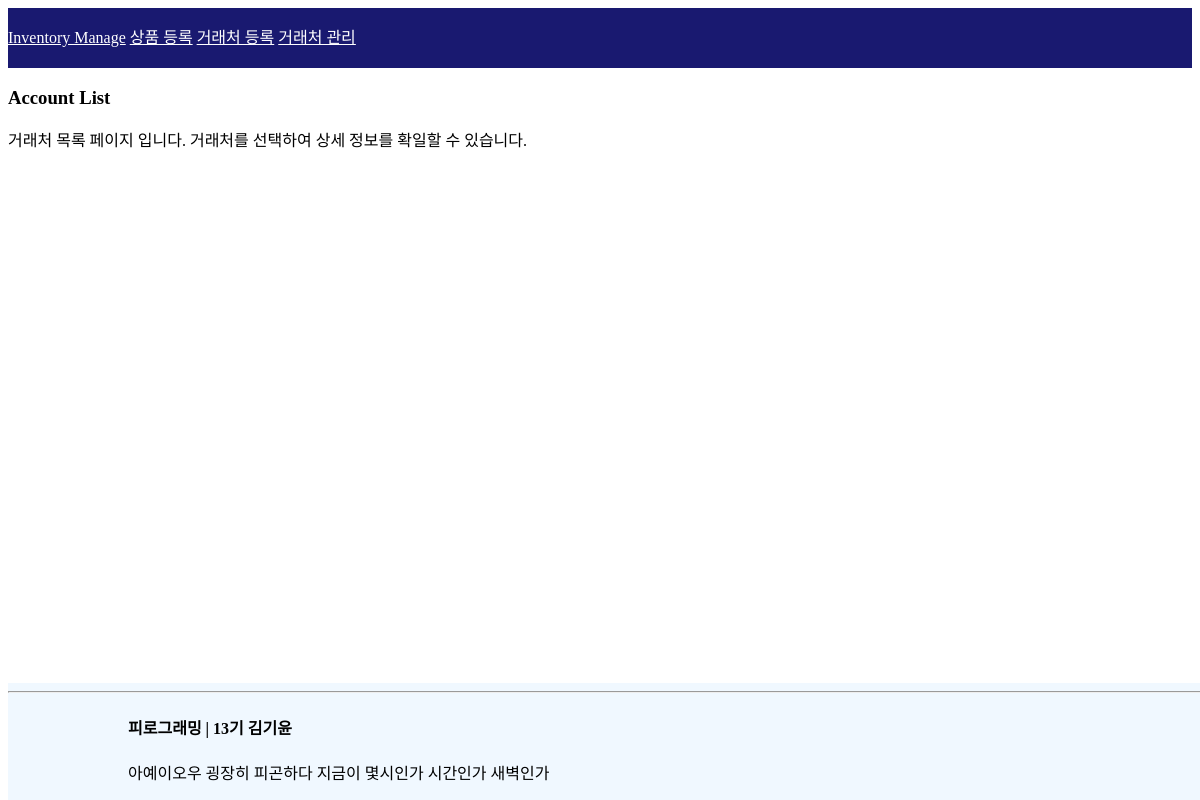
Page /account/list/ on the earlier database version.
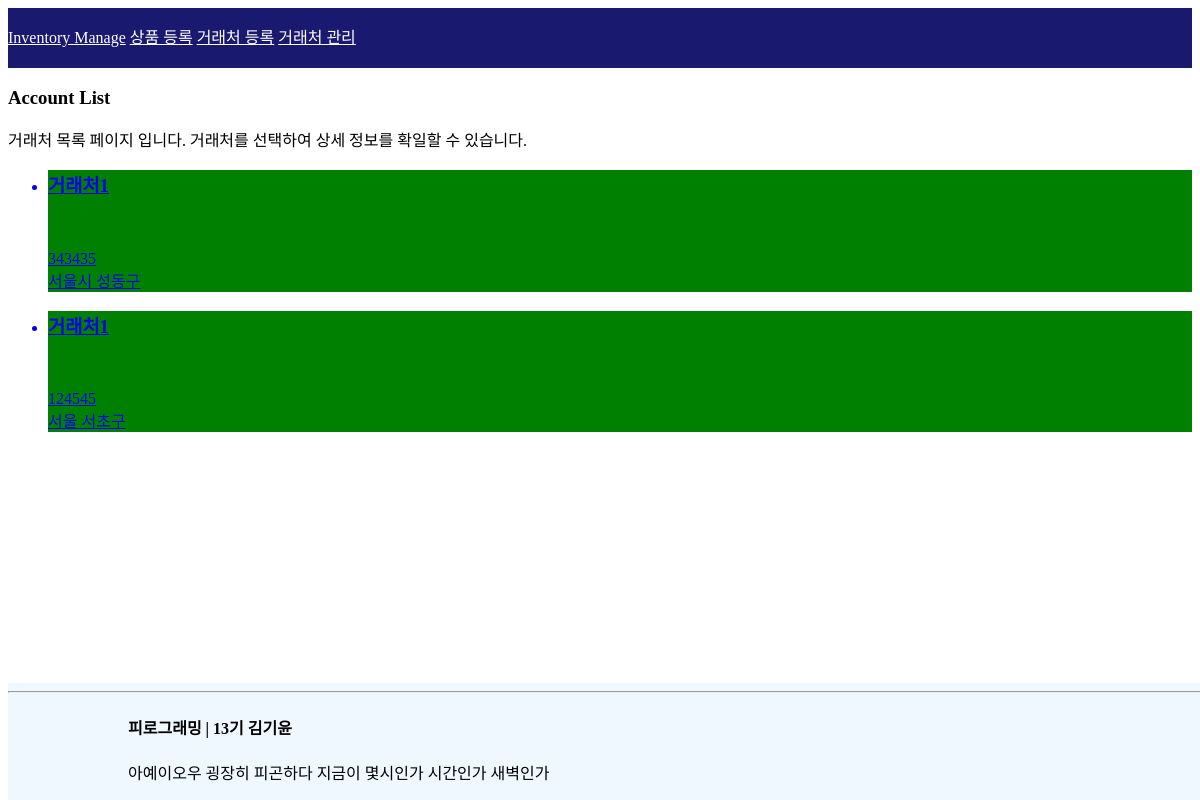
Same page on the later database version.
### item/models.py (models this page shows)
class Account(models.Model):
    company = models.TextField(blank=True)
    number = models.IntegerField(blank=True)
    address = models.CharField(max_length=200, blank=True)

### item/views.py (the view)
# urls.py: path('account/list/', views.a_list, name='a_list'),
def a_list(request):
    accounts = Account.objects.all()
    ctx = {
        'accounts' : accounts,
    }
    return render(request, "account/list.html", ctx)

### item/templates/account/list.html (shortened to what this page needs)
{% extends "account/layout.html" %}
{% block title %}
    <h3>Account List</h3>
    <p>거래처 목록 페이지 입니다. 거래처를 선택하여 상세 정보를 확일할 수 있습니다.</p>
{% endblock %}
{% block content %}
    <ul>
        {% for account in accounts %}
            <a href="{% url "item:a_detail" pk=account.pk %}">
            <div class="list_box">
                <li>
                    <h3>{{ account.company }}</h3><br>
                    <p>{{ account.number}}<br>{{ account.address }}</p>
                </li>
            </div>
            </a>
        {% endfor %}
    </ul>
{% endblock %}

### item/templates/account/layout.html
{% extends "layout.html" %}

### invent_manager/templates/layout.html (shortened to what this page needs)
<!DOCTYPE html>
<html lang="en">
<head>
</head>
<body>
    <nav>
        <a href="{% url "item:list" %}">Inventory Manage</a>
        <a href="{% url "item:register" %}">상품 등록</a>
        <a href="{% url "item:a_register" %}">거래처 등록</a>
        <a href="{% url "item:a_list" %}">거래처 관리</a>
    </nav>
    <div class="content">
        <div class="title_container">
            {% block title %}
            {% endblock %}
        </div>
        <div class="content_container">
            {% block content %}
            {% endblock %}
        </div>
    </div>
    <footer>
        <hr>
        <div class="footer_content">
            <h4>피로그래밍 | 13기 김기윤</h4>
            <p>아예이오우 굉장히 피곤하다 지금이 몇시인가 시간인가 새벽인가</p>
        </div>
    </footer>
</body>
</html>

Differences in the rows shown:
added Account: company "거래처1", number "343435", address "서울시 성동구"
added Account: company "거래처1", number "124545", address "서울 서초구"
